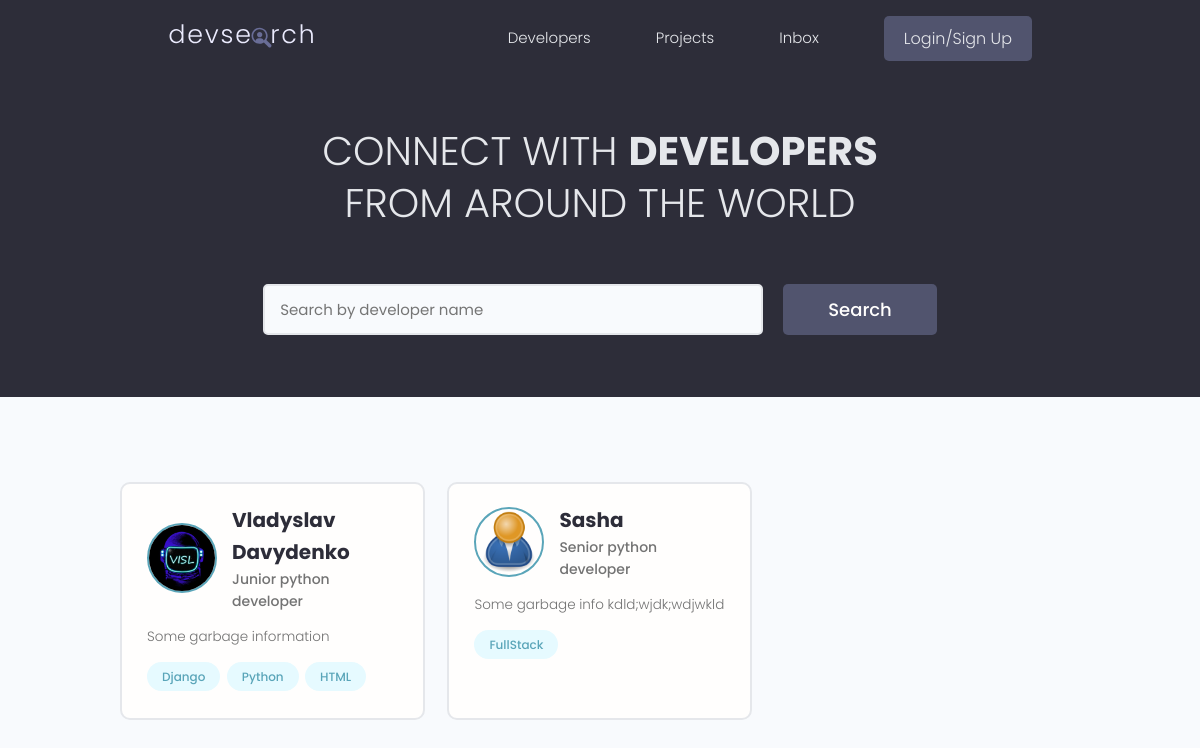
Before: / with the older database file.
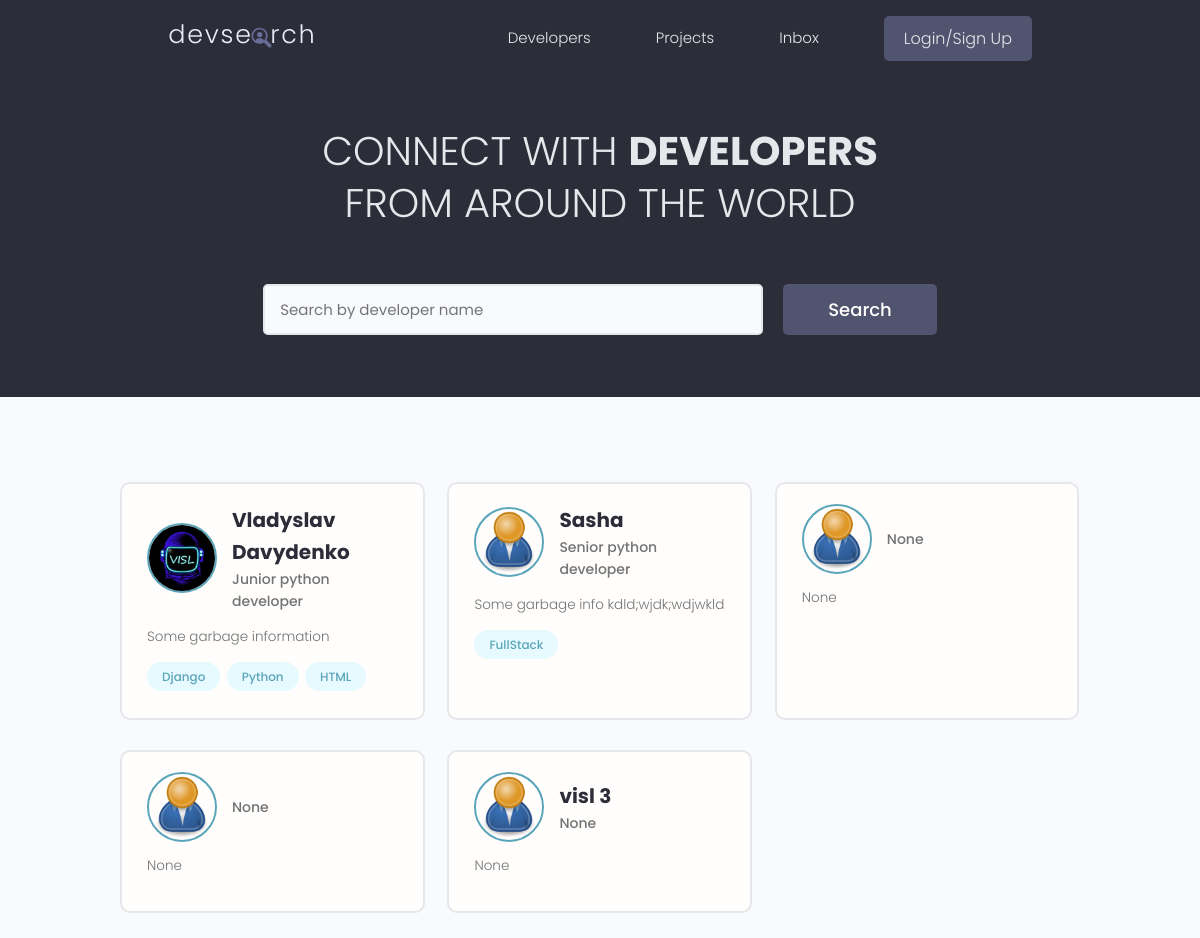
After: the same page with the newer database file.
### users/models.py (models this page shows, shortened)
class Profile(models.Model):
    user = models.OneToOneField(User, on_delete=models.CASCADE, null=True, blank=True)
    name = models.CharField(max_length=200, blank=True, null=True)
    email = models.EmailField(max_length=500, blank=True, null=True)
    username = models.CharField(max_length=200, blank=True, null=True)
    location = models.CharField(max_length=200, blank=True, null=True)
    short_intro = models.CharField(max_length=200, blank=True, null=True)
    bio = models.TextField(blank=True, null=True)
    profile_image = models.ImageField(null = True, blank=True, upload_to='profiles/', default= 'profiles/user-default.png')
    social_github = models.CharField(max_length=200, blank=True, null=True)
    social_stackoverflow = models.CharField(max_length=200, blank=True, null=True)
    social_twitter = models.CharField(max_length=200, blank=True, null=True)
    social_linkedin = models.CharField(max_length=200, blank=True, null=True)
    social_website = models.CharField(max_length=200, blank=True, null=True)
    id = models.UUIDField(default=uuid.uuid4, unique=True, primary_key=True, editable=False)

class Skill(models.Model):
    owner = models.ForeignKey(Profile, on_delete=models.CASCADE, null=True, blank=True)
    name = models.CharField(max_length=200, blank=True, null=True)
    description = models.TextField(blank=True, null=True)
    id = models.UUIDField(default=uuid.uuid4, unique=True, primary_key=True, editable=False)
    def __str__(self):
        return str(self.name)

### users/views.py (the view)
# urls.py: path('', views.profiles, name='profiles'),
def profiles(request):
    profiles = Profile.objects.all()
    context = {'profiles': profiles}
    return render(request, 'users/profiles.html', context)

### users/templates/users/profiles.html (shortened to what this page needs)
{% extends 'main.html' %}
{% block content%}
<main class="home">
    <section class="hero-section text-center">
      <div class="container container--narrow">
        <div class="hero-section__box">
          <h2>CONNECT WITH <span>DEVELOPERS</span></h2>
          <h2>FROM AROUND THE WORLD</h2>
        </div>
        <div class="hero-section__search">
          <form class="form" action="#" method="get">
            <div class="form__field">
              <input class="input input--text" id="formInput#search" type="text" name="text"
                placeholder="Search by developer name" />
            </div>
            <input class="btn btn--sub btn--lg" type="submit" value="Search" />
          </form>
        </div>
      </div>
    </section>
    <section class="devlist">
      <div class="container">
        <div class="grid grid--three">
          {% for profile in profiles %}
          <div class="column card">
            <div class="dev">
              <a href="{% url 'user-profile' profile.id %}" class="card__body">
                <div class="dev__profile">
                  <img class="avatar avatar--md" src="{{profile.profile_image.url}}" alt="image" />
                  <div class="dev__meta">
                    <h3>{{profile.name}}</h3>
                    <h5>{{profile.short_intro|slice:"150"}}</h5>
                  </div>
                </div>
                <p class="dev__info">{{profile.bio|slice:"150"}}</p>
                <div class="dev__skills">
                  {% for skill in profile.skill_set.all|slice:"5"%}
                  <span class="tag tag--pill tag--main">
                    <small>{{skill}}</small>
                  </span>
                  {% endfor %}
                </div>
              </a>
            </div>
          </div>
          {% endfor %}
        </div>
      </div>
    </section>
  </main>
{% endblock %}

### templates/main.html (shortened to what this page needs)
<!DOCTYPE html>
{% load static %}
<html>
<head>
    <link rel="stylesheet" href="https://cdn.iconmonstr.com/1.3.0/css/iconmonstr-iconic-font.min.css" />
    <link rel="stylesheet" href="{% static 'uikit/styles/uikit.css' %}" />
    <link rel="stylesheet" href="{% static 'styles/app.css' %}" />
</head>
<body>
    {% include 'navbar.html' %}
    {% block content %}
    {% endblock content %}
</body>
</html>

### templates/navbar.html (shortened to what this page needs)
{% load static %}
<header class="header">
    <div class="container container--narrow">
      <a href="{% url 'profiles' %}" class="header__logo">
        <img src="{% static 'images/logo.svg' %}" alt="DevSearch Logo" />
      </a>
      <nav class="header__nav">
        <ul class="header__menu">
          <li class="header__menuItem"><a href="{% url 'profiles' %}">Developers</a></li>
          <li class="header__menuItem"><a href="{% url 'projects' %}">Projects</a></li>
          <li class="header__menuItem"><a href="">Inbox</a></li>
          {% if request.user.is_authenticated %}
          <li class="header__menuItem"><a href="{% url 'create-project' %}">Add Project</a></li>
          <li class="header__menuItem"><a href="{% url 'logout' %}" class="btn btn--sub">Logout</a></li>
          {% else %}
          <li class="header__menuItem"><a href="{% url 'login' %}" class="btn btn--sub">Login/Sign Up</a></li>
          {% endif %}
        </ul>
      </nav>
    </div>
  </header>

### static/styles/app.css (style rules this page uses)
:root { --color-sub: #2d2d39; }
.btn--sub { background-color: var(--color-sub-light); }
.card { border: 2px solid var(--color-light); }
img { width: 100%; }
.header { position: sticky; z-index: 111; background-color: var(--color-sub); padding: 1.5rem 0; }
.header > .container { display: flex; justify-content: space-between; align-items: center; }
.header__logo > img { height: 3.8rem; }
.header__nav > ul { display: inline-flex; align-items: center; list-style: none; gap: 6.5rem; }
.header__menuItem > a { color: var(--color-light); font-weight: 300; }
.hero-section { height: 40vh; display: flex; align-items: center; background-color: var(--color-sub); }
.hero-section__box { margin-bottom: 4rem; }
.hero-section__box > h2, .hero-section__box > h2 > span { font-size: 4rem; color: var(--color-light); line-height: 1.3; text-transform: uppercase; }
.hero-section__box > h2 { font-weight: 300; }
.hero-section__box > h2 > span { font-weight: 700; }
.hero-section__search > .form { display: flex; align-items: center; justify-content: center; gap: 2rem; }
.hero-section__search > .form input.input--text { width: 50rem; }
.devlist { margin-top: 8rem; }
.devlist .grid { align-items: stretch; }
.devlist .dev .dev__profile { display: flex; align-items: center; gap: 1.5rem; }
.devlist .dev .dev__meta h3 { color: var(--color-sub); font-size: 2rem; font-weight: 700; }
.devlist .dev .dev__meta h5 { color: var(--color-text); font-size: 1.4rem; font-weight: 500; }
.devlist .dev .dev__info { margin: 1.5rem 0; font-size: 1.35rem; line-height: 1.4; text-align: justify; }

### static/uikit/styles/modules/_variables.css (style rules this page uses)
:root { --color-main: #5aa5b9; --color-main-light: #e6faff; --color-sub: #3f4156; --color-sub-light: #51546e; --color-sub-lighter: #ededfd; --color-text: #737373; --color-gray: #8b8b8b; --color-light: #e5e7eb; --color-light-gray: #767676; --color-bg: #f8fafd; --color-white: #fffefd; --color-white-light: #f3f3f3; --color-success: #359e64; --color-success-bg: #def8e8; --color-error: #fc4b0b; --color-error-bg: #fff2ee; --font-base: 'Poppins', arial, helvetica, 'Segoe UI', roboto, ubuntu, sans-serif; --font-monospace: 'Fira Code', 'Courier New', courier, monospace; --font-regular: 300; --font-medium: 500; --font-bold: 700; --generic-shadow: 1px 1px 5px #00000010; --generic-transition: all 0.3s ease-in-out; }

### static/uikit/styles/modules/_base.css (style rules this page uses)
* { margin: 0; padding: 0; box-sizing: border-box; text-rendering: optimizeLegibility; color: inherit; font-size: inherit; }
html { font-size: 50%; }
@media only screen and (min-width: 480px) { html { font-size: 56.25%; } }
@media only screen and (min-width: 1200px) { html { font-size: 62.5%; } }
body { line-height: 1.6; font-weight: 400; font-size: 1.5rem; color: var(--color-text); background-color: var(--color-bg); min-height: 100vh; }

### static/uikit/styles/modules/_typography.css (style rules this page uses)
* { font-family: var(--font-base); }
h2 { font-size: 3.6rem; font-weight: var(--font-bold); }
h3 { font-size: 3.2rem; font-weight: var(--font-medium); }
h5 { font-size: 2.4rem; font-weight: var(--font-medium); }
h5, h6 { font-weight: var(--font-regular); }
p, span, strong { font-size: 1.6rem; color: var(--color-text); font-weight: var(--font-regular); }
a { padding-bottom: 2px; text-decoration: none; display: inline-block; color: var(--color-main); font-weight: var(--font-medium); }

### static/uikit/styles/modules/_utilities.css (style rules this page uses)
.container { width: 92%; max-width: 165rem; margin: 0 auto; box-sizing: border-box; }
.container--narrow { width: 92%; max-width: 120rem; }
@media screen and (min-width: 1000px) { .container { width: 90%; } }
@media screen and (min-width: 1000px) { .container--narrow { width: 85%; } }
@media screen and (min-width: 1200px) { .container { width: 80%; } }
@media screen and (min-width: 1200px) { .container--narrow { width: 72%; } }
.text-center { text-align: center; }

### static/uikit/styles/modules/_avatar.css (style rules this page uses)
.avatar { border-radius: 50%; border: 2px solid var(--color-main); object-fit: cover; }
.avatar--md { height: 7rem; width: 7rem; }

### static/uikit/styles/modules/_button.css (style rules this page uses)
.btn { display: inline-block; position: relative; cursor: pointer; background-color: var(--color-light); font-weight: var(--font-medium); color: var(--color-sub); text-decoration: none; padding: 1rem 2rem; border-radius: 0.5rem; border: none; width: -webkit-fit-content; width: -moz-fit-content; width: fit-content; height: -webkit-fit-content; height: -moz-fit-content; height: fit-content; font-size: 1.6rem; outline-width: 0; outline-color: transparent; -webkit-backface-visibility: hidden; backface-visibility: hidden; transition: all 0.3s ease-in-out; }
.btn--sub { background-color: var(--color-sub); color: var(--color-white); }
.btn--lg { font-size: 1.8rem; padding: 1.2rem 4.5rem; }

Changed rows visible on the page:
added Profile: profile_image (placeholder picture), short_intro "None", bio "None"
added Profile: profile_image (placeholder picture), short_intro "None", bio "None"
added Profile: profile_image (placeholder picture), name "visl 3", short_intro "None", bio "None"
